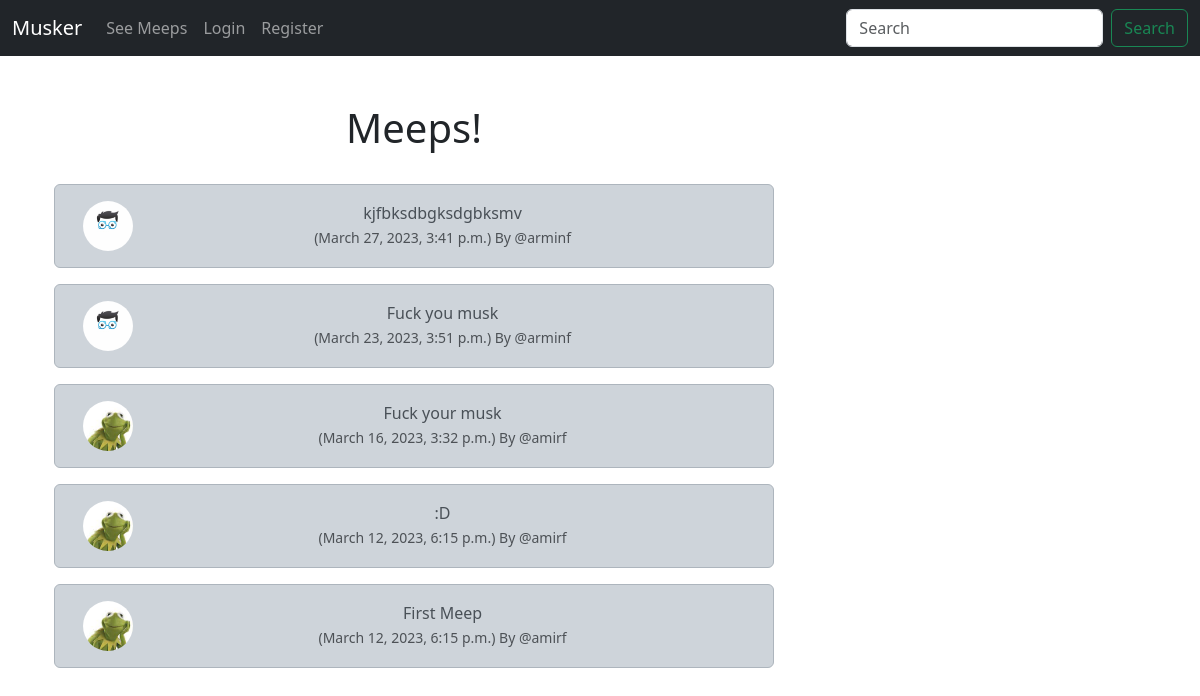
The app's page /, older data.
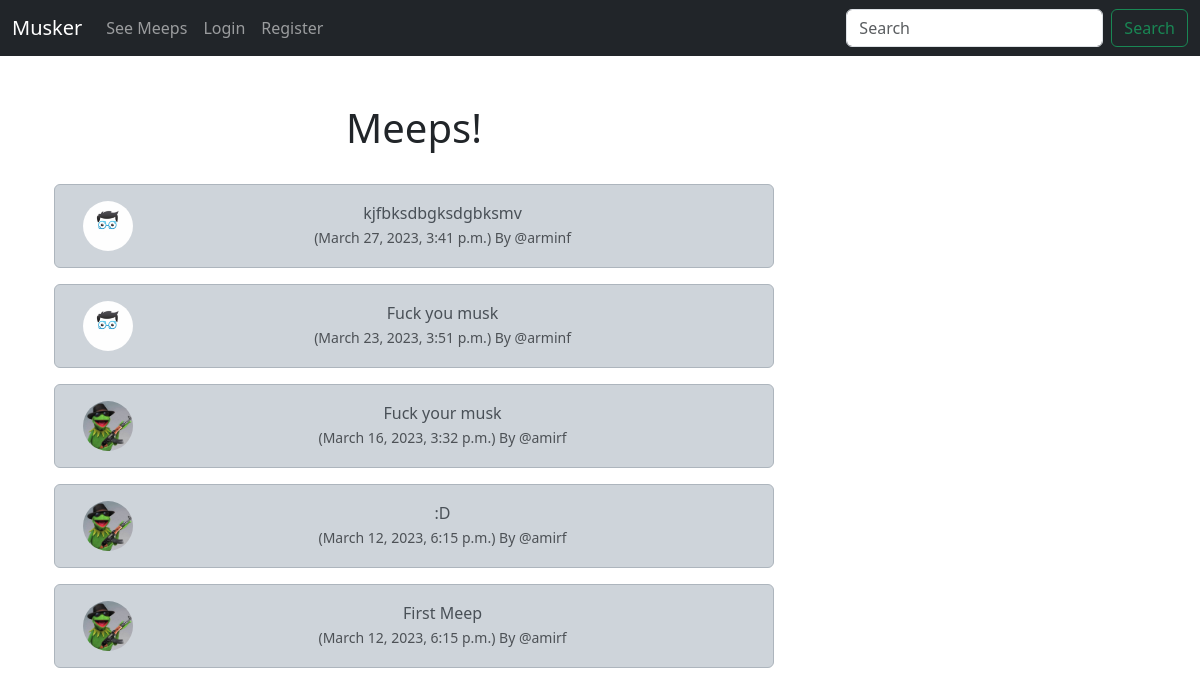
The same page, newer data.
### musker/models.py (models this page shows, shortened)
class Meep(models.Model):
    user = models.ForeignKey(
        User,
        related_name= "meeps",
        on_delete= models.DO_NOTHING,
    )
    body = models.CharField(max_length=200)
    created_at = models.DateTimeField(auto_now_add=True)
    likes = models.ManyToManyField(User, related_name="meep_like", blank=True)

class Profile(models.Model):
    user = models.OneToOneField(User, on_delete=models.CASCADE)
    follows = models.ManyToManyField(
    "self",
    related_name = "followed_by",
    symmetrical = False,
    blank = True)
    date_modified = models.DateTimeField(User,auto_now=True)
    profile_image = models.ImageField(null=True, blank=True, upload_to="images/")

### musker/views.py (the view)
# urls.py: path('', views.home, name="home"),
def home(request):
    if request.user.is_authenticated:
        form = MeepForm(request.POST or None)
        if request.method == "POST":
            if form.is_valid():
                meep = form.save(commit=False)
                meep.user = request.user
                meep.save()
                messages.success(request,("Your meep has been posted"))
                return redirect('home')
        meeps = Meep.objects.all().order_by("-created_at")
        return render(request, 'home.html', {'meeps': meeps, 'form': form})
    else:
        meeps = Meep.objects.all().order_by("-created_at")
        return render(request, 'home.html', {'meeps': meeps,})

### musker/templates/home.html (shortened to what this page needs)
{% extends 'base.html' %}
{% load static %}
{% block content %}
	<div class="container text-center">
		<div class="row">
			<div class="col-8">
	<h1>Meeps!</h1>
<br/>
	{% for meep in meeps %}
		<div class="alert alert-dark" role="alert">
<div class="container">
	<div class="row">
		<div class="col-1">
		  {% if meep.user.profile.profile_image %}
				<img src="{{ meep.user.profile.profile_image.url }}" width=50 height=50 class="rounded-circle" alt="{{ profile.user.username }}">
				{% else %}
				<img src="{% static 'images/profile_pic.png' %}" width=50 height=50 class="rounded-circle" alt="{{ profile.user.username }}">
				{% endif %}
		</div>
		<div class="col-11">
		  {{ meep.body }}<br/>
		  <small class="text-muted">
		  	({{ meep.created_at}}) By
		  	@{{ meep.user.username }}
		  </small>
		</div><br/><br/>
			</div>
		</div>
	</div>
	{% endfor %}
</div>
<div class="col-4">
				<br/><br/><br/>
</div>
{% endblock %}

Row changes from the older to the newer data that the page shows:
changed through a linked row, Meep "Fuck your musk": user.profile.profile_image: a different picture
changed through a linked row, Meep (number 4 of 5 on the later page): user.profile.profile_image: a different picture
changed through a linked row, Meep "First Meep": user.profile.profile_image: a different picture
